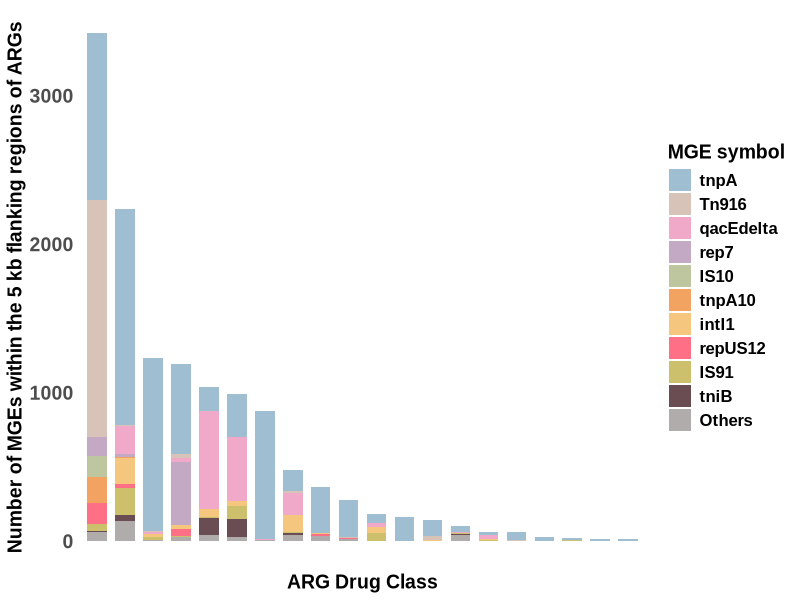

R code for this plot:
rm(list = ls())

library(readr)
library(readxl)
library(tidyr)
library(dbplyr)
library(tidyverse)

MGE_ARG_data <- read_csv("ARG_Drug_MGE_count.csv")

result2 <- MGE_ARG_data %>%
  # 将含有分号的药物类别重命名为"Double-Drug"
  mutate(Drug_Class = ifelse(grepl(";", Drug_Class), 
                             "Double-Drug", 
                             Drug_Class)) %>%
  # 按新的药物类别分组
  group_by(Drug_Class, Renamed_MGE_subtype_top10) %>%
  # 计算每组的MGE_symbol_count总和
  summarize(total_Count = sum(Count)) %>%
  # 按计数降序排列
  arrange(desc(total_Count))


# 加载所需的库
library(ggplot2)
library(dplyr)

# 颜色映射
colors <- c(
  "tnpA" = "#a0bed2",
  "rep7" = "#c3a9c3",
  "Tn916" = "#d7c3b8",
  "qacEdelta" = "#f1a9ca",
  "IS10" = "#bec6a0",
  "intI1" = "#f5C67d",
  "Others" = "#B0ACAB",
  "repUS12" = "#ff7086",
  "IS91" = "#ccc06d",
  "tniB" = "#6A4D52",
  "tnpA10" = "#F3A361"
)



# 手动调整因子顺序
desired_order <- c(
  "tnpA",
  "Tn916",
  "qacEdelta",
  "rep7",
  "IS10",
  "tnpA10",
  "intI1",
  "repUS12",
  "IS91",
  "tniB",
  "Others"
)

drug_class_totals <- result2 %>%
  group_by(Drug_Class) %>%
  summarise(total = sum(total_Count))

drug_class_top20 <- drug_class_totals %>%
  arrange(desc(total)) %>%
  head(20) %>%
  # 获取top20的药物类别名称
  pull(Drug_Class)

result2_top20 <- result2 %>%
  filter(Drug_Class %in% drug_class_top20)

result2_top20$Renamed_MGE_subtype_top10 <- factor(
  result2_top20$Renamed_MGE_subtype_top10,
  levels = desired_order
)
# 绘制百分比堆叠柱状图
p1 <- ggplot(data = result2_top20, aes(x = reorder(Drug_Class, -total_Count, FUN = sum), y = total_Count, fill = Renamed_MGE_subtype_top10)) +
  geom_bar(stat = "identity", position = "stack",width = 0.7) +
  scale_fill_manual(values = colors) +
  theme_minimal() +
  labs(x = "ARG Drug Class", y = "Number of MGEs within the 5 kb flanking regions of ARGs", fill = "MGE symbol") +
  theme(
    # 移除网格线
    panel.grid.major = element_blank(),
    panel.grid.minor = element_blank(),
    
    # 隐藏x轴标签但保留刻度线
    axis.text.x = element_blank(),  # 隐藏x轴标签
    axis.ticks.x = element_blank(),  # 保留x轴刻度线（可选）
    
    # y轴文本设置保持不变
    axis.text.y = element_text(family = "Arial", face = "bold", size = 14),
    
    # 坐标轴标题设置
    axis.title.x = element_text(family = "Arial", face = "bold", size = 14),
    axis.title.y = element_text(family = "Arial", face = "bold", size = 14),
    
    # 图例设置
    legend.title = element_text(family = "Arial", face = "bold", size = 14),
    legend.text = element_text(family = "Arial", face = "bold", size = 12),
    plot.title = element_text(hjust = 0.5)
  ) +
  guides(fill = guide_legend(ncol = 1))

p1
